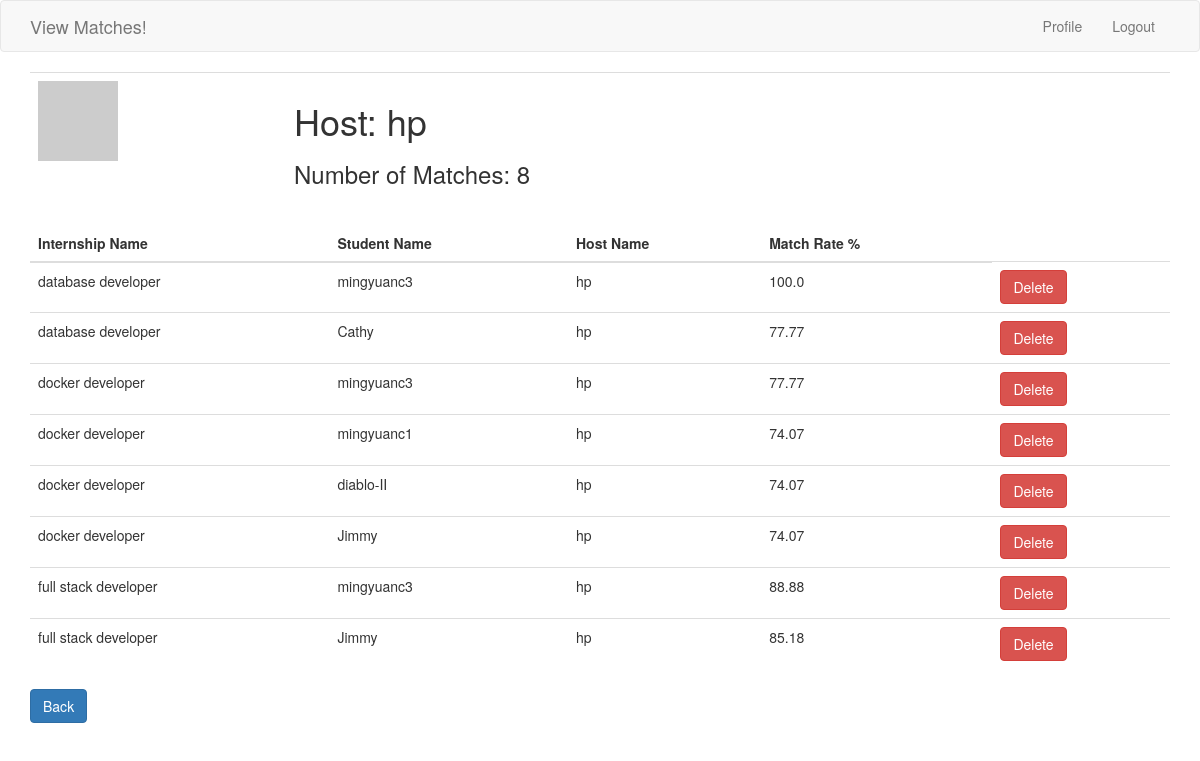
Screenshot of /viewMatches (signed in) with the database file from the repository.
### app/models.py (models this page shows, shortened)
class User(UserMixin, db.Model):
    __tablename__ = 'user'
    last_seen = db.Column(db.DateTime, default=datetime.utcnow)
    id = db.Column(db.Integer, primary_key=True)
    username = db.Column(db.String(120), unique=True)
    email = db.Column(db.String(120), unique=True)
    password_hash = db.Column(db.String(140))
    role = db.Column(db.String, default='Host', nullable=False)
    def avatar(self, size):
        digest = md5(self.email.lower().encode('utf-8')).hexdigest()
        return 'https://www.gravatar.com/avatar/{}?d=identicon&s={}'.format(
            digest, size)

class Match(db.Model):
    __tablename__ = 'match'
    id = db.Column(db.Integer, primary_key=True)
    stu_username = db.Column(db.String(120), db.ForeignKey('student.username'))
    hostname = db.Column(db.String(120), db.ForeignKey('host.hostname'))
    internship_id = db.Column(db.Integer, db.ForeignKey('internship.id'))
    internship_name = db.Column(db.String(120))
    match_rate = db.Column(db.FLOAT)

### app/routes.py (the view)
@app.route('/viewMatches', methods=['GET', 'POST'])
@login_required
def viewMatches():
    user = User.query.filter_by(username=current_user.username).first()
    matchedList = []
    if user.role == "Host":
        matchedList = Match.query.filter_by(hostname=current_user.username).order_by(Match.internship_name,
                                                                                     Match.match_rate.desc()).all()
    elif user.role == "Student":
        matchedList = Match.query.filter_by(stu_username=current_user.username).order_by(Match.hostname,
                                                                                         Match.internship_name).all()
    else:
        matchedList = Match.query.filter().order_by(Match.hostname, Match.match_rate.desc()).all()
    return render_template('match_results.html', students=matchedList)

### app/models.py (called while the page is built)
@login.user_loader
def load_user(id):
    return User.query.get(int(id))

### app/routes.py (called while the page is built)
@app.before_request
def before_request():
    if current_user.is_authenticated:
        current_user.last_seen = datetime.utcnow()
        db.session.commit()

### app/templates/match_results.html
{% extends "base.html" %}
{% block app_content %}
    <table class="table table-hover">
        <tr>
            <td width="256px"><img src="{{ current_user.avatar(256) }}"></td>
            <td>
                <h1>{{ current_user.role }}: {{ current_user.username }}</h1>
                <h3>Number of Matches:  {{ students|count }}</h3>
            </td>
        </tr>
    </table>
    <table class="table table-hover">
        <thead>
        <tr>
            <th>Internship Name</th>
            <th>Student Name</th>
            <th>Host Name</th>
             {% if current_user.role=='Host' %}
            <th>Match Rate %</th>
            {% endif %}
        </tr>
        </thead>
        {% for stu in students %}
            {% include '_matched_result.html' %}
        {% endfor %}
    </table>
    <tr>
        {% if current_user.role=='Student' %}
            <p><a href="{{ url_for('confirm_information') }}" class="btn btn-primary" role="button">Back</a></p>
        {% else %}
            <p><a href="{{ url_for('host_confirmation',hostname=current_user.username)}}" class="btn btn-primary" role="button">Back</a></p>
        {% endif %}
    </tr>
{% endblock %}

### app/templates/_matched_result.html (shortened to what this page needs)
<tr>
    <td>
        {{ stu.internship_name }}
    </td>
    <td>
        {{ stu.stu_username }}
    </td>
    <td>
        {{ stu.hostname }}
    </td>
    {% if current_user.role=='Host' %}
        <td>
            {{ stu.match_rate }}
        </td>
    {% endif %}
    <td>
        <button type="button" class="btn btn-danger" data-toggle="modal"
                data-target="#exampleModalCenter{{ stu.id }}">
            Delete
        </button>
    </td>
</tr>

### rows the page displays
User: role "Host", username "hp"
Match: internship_name "database developer", stu_username "mingyuanc3", hostname "hp", match_rate "100.0"
Match: internship_name "database developer", stu_username "Cathy", hostname "hp", match_rate "77.77"
Match: internship_name "docker developer", stu_username "mingyuanc3", hostname "hp", match_rate "77.77"
Match: internship_name "docker developer", stu_username "mingyuanc1", hostname "hp", match_rate "74.07"
Match: internship_name "docker developer", stu_username "diablo-II", hostname "hp", match_rate "74.07"
Match: internship_name "docker developer", stu_username "Jimmy", hostname "hp", match_rate "74.07"
Match: internship_name "full stack developer", stu_username "mingyuanc3", hostname "hp", match_rate "88.88"
Match: internship_name "full stack developer", stu_username "Jimmy", hostname "hp", match_rate "85.18"

### other values shown
{{ students|count }} "8"
